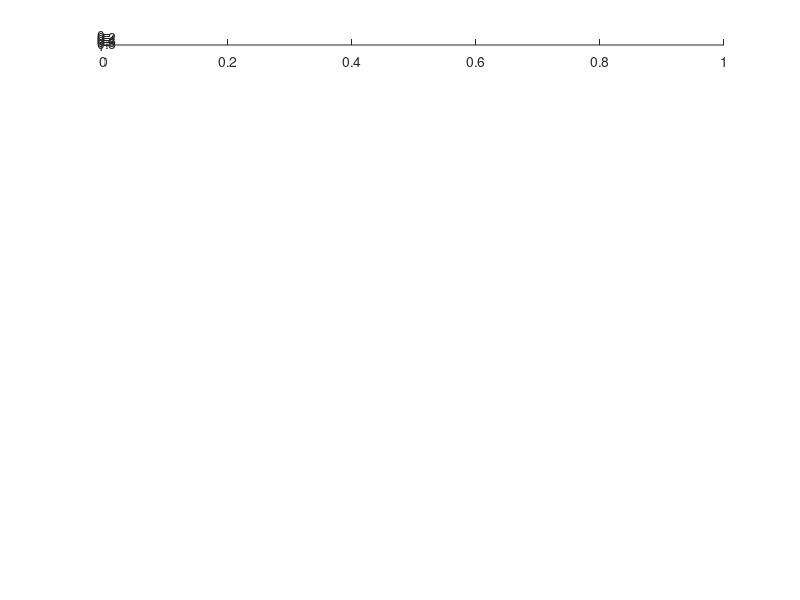

Write MATLAB code to recreate this figure. (Note: this script raises an error after producing the figure.)
clear; close all;

rng(42); %Seed random for consistent results

width = 2;
height = 2;
layers = 100;
N = width*height*layers;

tmax = 1000;
dt = 0.2;
t = 0:dt:tmax;

%Column parameters
structure.width = width;
structure.height = height;
structure.layers = layers;
structure.displacement = 0;

connectivity.percentExc = 0.8;
connectivity.connType = 1;
connectivity.lambda = 2.5;
connectivity.connStrength = 10;
connectivity.maxLength = 100;

delay.delayType = 1;
delay.delayMult = 1;
delay.delayFrac = 1.0;
delay.dt = dt;
        
pidx=1;
nTrials = 100;
percentExc = 0.3:0.025:1;
stimStrength = 5;
figure(20); subplot(length(percentExc),1,1); hold on;
for kk = 1:length(percentExc)
    connectivity.percentExc = percentExc(kk);
    waveSizes = []; waveFractions =[]; waveSlopes = [];
    for jj=1:nTrials
        vall = []; uall = [];
        
        [a,b,c,d, S, delays, ecn] = makeColumnParameters(structure, connectivity, delay);

        vinit=-65*ones(N,1)+0*rand(N,1);    % Initial values of v
        uinit=b.*vinit;                 % Initial values of u
        
        %Background, corrected for dt
        st = zeros(N, size(t,2));
        st(ecn,1:1/dt:end) = stimStrength*rand(sum(ecn),tmax+1);
        st(~ecn,1:1/dt:end) = stimStrength*(2/5)*rand(sum(~ecn),tmax+1);
        sti = (interp1(0:tmax, st(:,1:1/dt:end)', 0:dt:tmax))';

        [v, vall, u, uall, firings] = izzy_net(vinit,uinit,dt, length(t), a, b, c, d, S, delays, sti);
        size(firings)
        
        %figure; imagesc(vall); colorbar; title(num2str(delayMult(kk)));
%         figure(20); subplot(length(percentExc),1,kk)
%         plot(firings(:,1)./1000, firings(:,2)/(width*height),'k.');
%         axis([0 1 0 100] ); set(gca, 'XTickLabel',[]); set(gca, 'YTickLabel',[]);
%         text(0.8,80,['% exc =' num2str(percentExc(kk))],'BackgroundColor', 'White', 'FontSize', 12, 'Color', 'Red')
%         if kk == length(percentExc)
%             set(gca, 'XTickMode', 'auto', 'XTickLabelMode', 'auto');
%             xlabel('Time (seconds)');
%         end
        
        %xlabel('Time (seconds)'); ylabel('Neuron Z position');
        
%         [a,b,c2,d2, S2, delays2, ecn] = makeColumnParameters(structure, connectivity, delay);
%         [v, vall, u, uall, firings] = izzy_net(vinit,uinit,dt, length(t), a, b, c, d, S, delays, sti);
        %figure; plot(firings(:,1)./1000, firings(:,2)/(width*height),'k.');

        %Analyze results
        wl={};
        if ~isempty(firings)
            [wt wp wl] = findWaves(firings, dt*.001, width*height);
            if length(wl) > 3
                [sizes waveFrac slopes] = analyzeWaves(wt, wp, wl);
                waveSizes = [waveSizes sizes];
                waveFractions = [waveFractions waveFrac];
                waveSlopes = [waveSlopes slopes];
            else
                waveFractions = [waveFractions 0];
            end
        end

        %if ~isempty(wl)
        %    nWavePts = sum(cellfun(@length,wl));
        %    frac(midx) = nWavePts/length(wp);
        %    medWaveSize(midx) = median(cellfun(@length,wl));
        %    midx=midx+1;
        %end
    end
    if length(waveSizes) > nTrials/10
        waveSize(pidx,:) = [mean(waveSizes) std(waveSizes)];
        waveFraction(pidx,:) = [mean(waveFractions) std(waveFractions) min(waveFractions) max(waveFractions)];
        waveSlope(pidx,:) = [mean(waveSlopes) std(waveSlopes)];
    else
        waveSize(pidx,:) = [0 0];
        waveFraction(pidx,:) = [0 0 0 0];
        waveSlope(pidx,:) = [0 0];
    end
    pidx = pidx+1;
end

xVals = percentExc;

figure(6);
errorbar(xVals, waveFraction(:,1), waveFraction(:,2),'k.'); 
%errorbar(xVals, waveFraction(:,1), waveFraction(:,3), waveFraction(:,4), 'k.'); 
xlim([xVals(1)-0.05 xVals(end)+0.05]);
set(gca,'FontSize',12);
xlabel('Excitatory fraction')
ylabel('Wave firing fraction')

% figure;
% subplot(3,1,1); errorbar(pexc, waveSize(:,1), waveSize(:,2),'k'); set(gca,'XTick',[])
% subplot(3,1,2); errorbar(pexc, waveFraction(:,1), waveFraction(:,2),'k'); set(gca,'XTick',[])
% subplot(3,1,3); errorbar(pexc, waveSlope(:,1), waveSlope(:,2),'k'); 


% figure;
% subplot(3,1,1); errorbar(lambda, waveSize(:,1), waveSize(:,2),'k'); set(gca,'XTick',[])
% subplot(3,1,2); errorbar(lambda, waveFraction(:,1), waveFraction(:,2),'k'); set(gca,'XTick',[])
% subplot(3,1,3); errorbar(lambda, waveSlope(:,1), waveSlope(:,2),'k'); 

% 
figure;
subplot(3,1,1); errorbar(delayMult, waveSize(:,1), waveSize(:,2),'k'); 
set(gca,'XTick',[]); xlim([delayMult(1)-0.2 delayMult(end)+0.2]);
ylabel('# firings/wave');
subplot(3,1,2); errorbar(delayMult, waveFraction(:,1), waveFraction(:,2),'k'); 
set(gca,'XTick',[]); xlim([delayMult(1)-0.2 delayMult(end)+0.2]);
ylabel('Wave firing fraction')
subplot(3,1,3); errorbar(delayMult, waveSlope(:,1), waveSlope(:,2),'k'); 
xlim([delayMult(1)-0.2 delayMult(end)+0.2]);
xlabel('Delay constant');
ylabel('Velocity (mm/s)');
